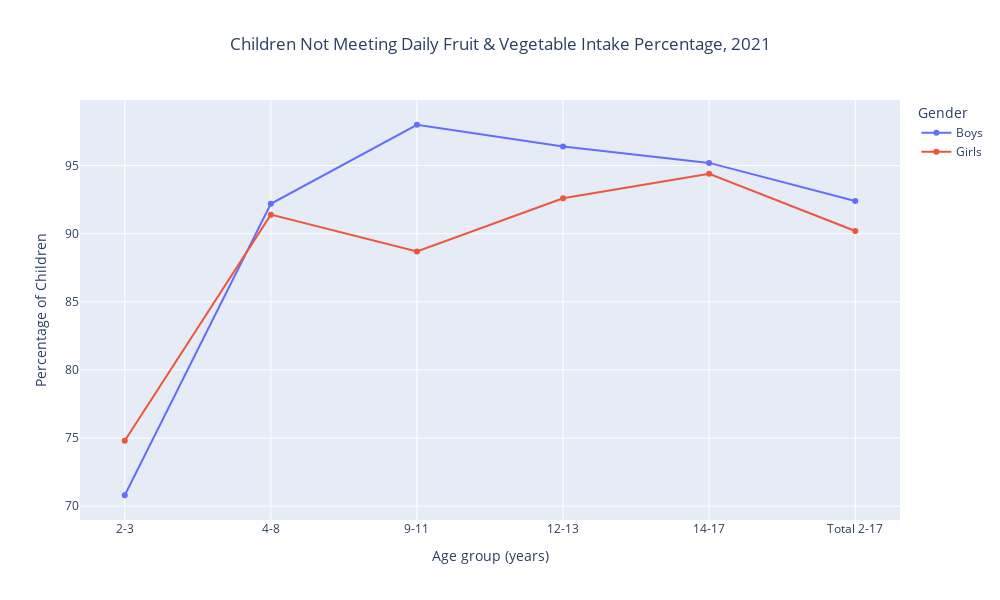

Here is the notebook cell this chart was saved with:
### Code cell
# Plotting the graph for 
fig = px.line(fruit_vegetable_dataset, x='Age group (years)', y=['Boys_no_combined_consumption', 'Girls_no_combined_consumption'], 
              title='Children Not Meeting Daily Fruit & Vegetable Intake Percentage, 2021',
              labels={'value': 'Percentage of Children', 'variable': 'Gender', 'Boys_no_combined_consumption': 'Boys', 'Girls_no_combined_consumption':'Girls'})
# using update_traces to achieve dynamic properties in the graph
fig.update_traces(mode='lines+markers', hovertemplate='<b>Age Group:</b> %{x}<br><b>Percentage:</b> %{y:.2f}')
fig.update_traces(name='Boys', selector=dict(name='Boys_no_combined_consumption'))
fig.update_traces(name='Girls', selector=dict(name='Girls_no_combined_consumption'))

# Adjusting the size of the graph
fig.update_layout(width=1000, height=600)

# Centering the title
fig.update_layout(title_x=0.5)

# Plot the graph
fig.show()

### Figure 1 — Plotly figure (JSON) as saved in the notebook; plotly's stock layout.template omitted (floating-point values rounded to 4 significant figures)
{"data": [{"hovertemplate": "<b>Age Group:</b> %{x}<br><b>Percentage:</b> %{y:.2f}", "legendgroup": "Boys_no_combined_consumption", "line": {"color": "#636efa", "dash": "solid"}, "marker": {"symbol": "circle"}, "mode": "lines+markers", "name": "Boys", "orientation": "v", "showlegend": true, "type": "scatter", "x": ["2-3", "4-8", "9-11", "12-13", "14-17", "Total 2-17"], "xaxis": "x", "y": [70.8, 92.2, 98, 96.4, 95.2, 92.4], "yaxis": "y"}, {"hovertemplate": "<b>Age Group:</b> %{x}<br><b>Percentage:</b> %{y:.2f}", "legendgroup": "Girls_no_combined_consumption", "line": {"color": "#EF553B", "dash": "solid"}, "marker": {"symbol": "circle"}, "mode": "lines+markers", "name": "Girls", "orientation": "v", "showlegend": true, "type": "scatter", "x": ["2-3", "4-8", "9-11", "12-13", "14-17", "Total 2-17"], "xaxis": "x", "y": [74.8, 91.4, 88.7, 92.6, 94.4, 90.2], "yaxis": "y"}], "layout": {"height": 600, "legend": {"title": {"text": "Gender"}, "tracegroupgap": 0}, "title": {"text": "Children Not Meeting Daily Fruit & Vegetable Intake Percentage, 2021", "x": 0.5}, "width": 1000, "xaxis": {"anchor": "y", "autorange": true, "domain": [0, 1], "range": [-0.3064, 5.306], "title": {"text": "Age group (years)"}, "type": "category"}, "yaxis": {"anchor": "x", "autorange": true, "domain": [0, 1], "range": [68.98, 99.82], "title": {"text": "Percentage of Children"}, "type": "linear"}}}
